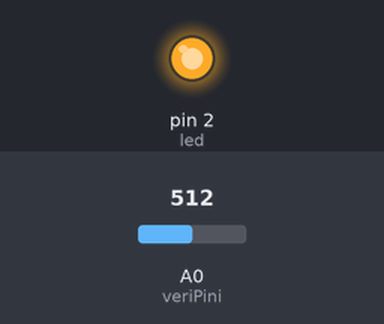
Bench run of a sketch on a simulated Arduino Uno, built with avr-gcc and run on an emulated ATmega328P. On the bench: output pins drawn as LEDs (lit = HIGH). The inputs (shaded band) are chosen by the test bench; at power-on: A0 (veriPini) = 512. What the sketch prints to the serial monitor is not drawn.

Above: at 0.1 s.
Timing chart, 0 to 1.6 s (numbered marks = the images above):
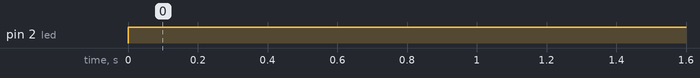

Measured:
- by itself, pin 2 (led): LOW → HIGH at 0.00 s

The sketch:

toz_sensoru_serial_only.ino
```cpp
int veriPini = A0; // Siyah kablonun (sensörün soldan 2. pini) bağlı olduğu pin
float toz=0; //Gelen veriyi sakladığımız değişken
int led=2; // Beyaz kablonun (sensörün soldan 3. pini) bağlı olduğu pin

void setup(){
Serial.begin(9600); //Verileri okuyabilmek için seri portu başlatıyoruz.
pinMode(led,OUTPUT);
pinMode(veriPini, INPUT);
}

void loop(){
digitalWrite(led,LOW);
delayMicroseconds(280);
toz=analogRead(veriPini);
delayMicroseconds(40);
digitalWrite(led,HIGH);
delayMicroseconds(9860);
delay(1000);
if (toz>36.455)
Serial.println((float(toz/1024)-0.0356)*120000*0.035);
}
```
